Frame 1 (no input): blank canvas, image omitted
Frame 60 (the mouse pressed at the canvas centre just before this capture): blank canvas, image omitted
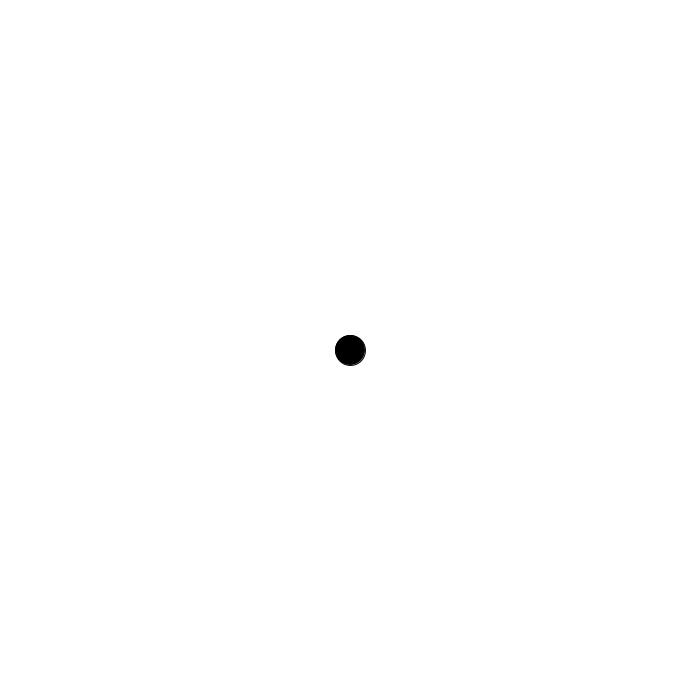
Frame 120 (the mouse held since frame 60 and released just before this capture)

The Processing sketch whose frames 1 and 60 were blank and that drew this single picture after the mouse press (run headless with seeded random() and noise(); from frame 60 on, the mouse is pressed at the canvas centre):

// Processing sketch: ShootTestFinalVersion
// ── ShootTestFinalVersion.pde
Ball b;
FireArray f;
void setup() {
  size (700, 700);
  b = new Ball();
  f = new FireArray();
}


void draw() {
  background (255);
  f.display();
}



void mousePressed() {
  f.clicked();
}

// ── Ball.pde
class Ball {
  PVector mouse, post, difference, velocity;
  boolean fire;
  int lifeTime;
  Ball () {
    post = new PVector (width/2, height/2);
    velocity = new PVector(0, 0);
    mouse = new PVector (mouseX, mouseY);
    difference = PVector.sub (mouse, post);
    lifeTime = 300;
  }


  void update() {
    if (fire) {
      lifeTime--;
      difference.mult(1);
      velocity.add(difference);
      velocity.limit(15);
      post.add(velocity);
    }
  }

  void display() {
    fill(0);
    circle (post.x, post.y, 30);
    noFill();
    if (mousePressed == true) {
      clicked();
    }
  }

  void clicked () {
    fire = true;
  }


  boolean isDead() {
    if (lifeTime < 0) {
      return true;
    } else {
      return false;
    }
  }
}

// ── FireArray.pde
class FireArray {
  ArrayList<Ball> f;
  FireArray() {
    f = new ArrayList<Ball>();
  }

  void display() {
    for (int i = f.size() - 1; i >= 0; i--) {
      b = f.get(i);
      b.update();
      b.display();
      if (b.isDead()) {
        f.remove(i);
      }
    }
  }

  void clicked () {
    f.add(new Ball());
  }
}
